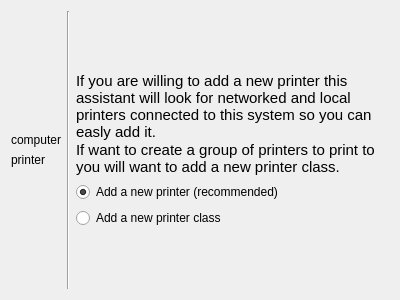
<?xml version="1.0" encoding="UTF-8"?>
<ui version="4.0">
 <class>PageIntro</class>
 <widget class="QWidget" name="PageIntro">
  <property name="geometry">
   <rect>
    <x>0</x>
    <y>0</y>
    <width>400</width>
    <height>300</height>
   </rect>
  </property>
  <property name="sizePolicy">
   <sizepolicy hsizetype="Ignored" vsizetype="Preferred">
    <horstretch>0</horstretch>
    <verstretch>0</verstretch>
   </sizepolicy>
  </property>
  <layout class="QGridLayout" name="gridLayout">
   <item row="0" column="0">
    <layout class="QVBoxLayout" name="verticalLayout">
     <property name="sizeConstraint">
      <enum>QLayout::SetMinimumSize</enum>
     </property>
     <item>
      <spacer name="verticalSpacer_3">
       <property name="orientation">
        <enum>Qt::Vertical</enum>
       </property>
       <property name="sizeHint" stdset="0">
        <size>
         <width>20</width>
         <height>40</height>
        </size>
       </property>
      </spacer>
     </item>
     <item>
      <widget class="QLabel" name="computerL">
       <property name="sizePolicy">
        <sizepolicy hsizetype="Fixed" vsizetype="Preferred">
         <horstretch>0</horstretch>
         <verstretch>0</verstretch>
        </sizepolicy>
       </property>
       <property name="text">
        <string>computer</string>
       </property>
       <property name="alignment">
        <set>Qt::AlignCenter</set>
       </property>
       <property name="margin">
        <number>7</number>
       </property>
      </widget>
     </item>
     <item>
      <widget class="QLabel" name="printerL">
       <property name="sizePolicy">
        <sizepolicy hsizetype="Fixed" vsizetype="Preferred">
         <horstretch>0</horstretch>
         <verstretch>0</verstretch>
        </sizepolicy>
       </property>
       <property name="text">
        <string>printer</string>
       </property>
       <property name="alignment">
        <set>Qt::AlignCenter</set>
       </property>
       <property name="margin">
        <number>7</number>
       </property>
      </widget>
     </item>
     <item>
      <spacer name="verticalSpacer_4">
       <property name="orientation">
        <enum>Qt::Vertical</enum>
       </property>
       <property name="sizeHint" stdset="0">
        <size>
         <width>20</width>
         <height>40</height>
        </size>
       </property>
      </spacer>
     </item>
    </layout>
   </item>
   <item row="0" column="1">
    <widget class="Line" name="line">
     <property name="orientation">
      <enum>Qt::Vertical</enum>
     </property>
    </widget>
   </item>
   <item row="0" column="2">
    <layout class="QVBoxLayout" name="verticalLayout_2">
     <item>
      <spacer name="verticalSpacer_2">
       <property name="orientation">
        <enum>Qt::Vertical</enum>
       </property>
       <property name="sizeHint" stdset="0">
        <size>
         <width>20</width>
         <height>40</height>
        </size>
       </property>
      </spacer>
     </item>
     <item>
      <widget class="QLabel" name="label_4">
       <property name="text">
        <string>&lt;!DOCTYPE HTML PUBLIC &quot;-//W3C//DTD HTML 4.0//EN&quot; &quot;http://www.w3.org/TR/REC-html40/strict.dtd&quot;&gt;
&lt;html&gt;&lt;head&gt;&lt;meta name=&quot;qrichtext&quot; content=&quot;1&quot; /&gt;&lt;style type=&quot;text/css&quot;&gt;
p, li { white-space: pre-wrap; }
&lt;/style&gt;&lt;/head&gt;&lt;body style=&quot; font-family:'DejaVu Sans'; font-size:9pt; font-weight:400; font-style:normal;&quot;&gt;
&lt;p style=&quot; margin-top:0px; margin-bottom:0px; margin-left:0px; margin-right:0px; -qt-block-indent:0; text-indent:0px;&quot;&gt;&lt;span style=&quot; font-size:11pt;&quot;&gt;If you are willing to add a new printer this assistant will look for networked and local printers connected to this system so you can easly add it.&lt;/span&gt;&lt;/p&gt;
&lt;p style=&quot; margin-top:0px; margin-bottom:0px; margin-left:0px; margin-right:0px; -qt-block-indent:0; text-indent:0px;&quot;&gt;&lt;span style=&quot; font-size:11pt;&quot;&gt;If want to create a group of printers to print to you will want to add a new printer class.&lt;/span&gt;&lt;/p&gt;&lt;/body&gt;&lt;/html&gt;</string>
       </property>
       <property name="textFormat">
        <enum>Qt::RichText</enum>
       </property>
       <property name="wordWrap">
        <bool>true</bool>
       </property>
      </widget>
     </item>
     <item>
      <widget class="QRadioButton" name="addNewPrinterCB">
       <property name="text">
        <string>Add a new printer (recommended)</string>
       </property>
       <property name="checked">
        <bool>true</bool>
       </property>
      </widget>
     </item>
     <item>
      <widget class="QRadioButton" name="radioButton_2">
       <property name="text">
        <string>Add a new printer class</string>
       </property>
      </widget>
     </item>
     <item>
      <spacer name="verticalSpacer">
       <property name="orientation">
        <enum>Qt::Vertical</enum>
       </property>
       <property name="sizeHint" stdset="0">
        <size>
         <width>20</width>
         <height>40</height>
        </size>
       </property>
      </spacer>
     </item>
    </layout>
   </item>
  </layout>
 </widget>
 <resources/>
 <connections/>
</ui>
